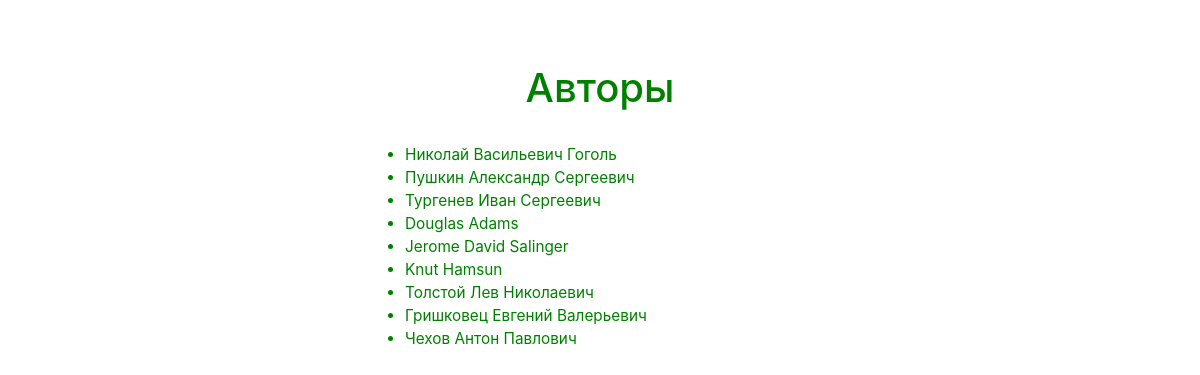
Screenshot of /authors/ with the database file from the repository.
### p_library/models.py (models this page shows, shortened)
class Author(models.Model):
    full_name = models.TextField(verbose_name="ФИО")
    birth_year = models.SmallIntegerField(verbose_name="Год рождения")
    country = models.CharField(max_length=2, verbose_name="Код страны")
    class Meta:
        verbose_name = 'Автор'
        verbose_name_plural = 'Авторы'

### p_library/views.py (the view)
# urls.py: path('authors/', AuthorList.as_view(), name='author_list'),
class AuthorList(ListView):
    model = Author
    template_name = 'authors.html'
    def get_context_data(self, **kwargs):
        context = super(AuthorList, self).get_context_data(**kwargs)
        context['title'] = "Авторы"
        return context

### p_library/templates/authors.html
{% extends 'base.html' %}
{% load crispy_forms_tags %}
{% block content %}
	<ul>
		{% for author in object_list %}
			<li><a href="{{author.id}}/edit">{{ author.full_name }}</a></li>
		{% endfor %}
	</ul>
{% endblock %}

### p_library/static/css/style.css (style rules this page uses)
body { color: green; font-size: 11.5pt; padding: 14px; }
li > a, li > a:hover { color: inherit; }

### rows the page displays
Author: full_name "Николай Васильевич Гоголь"
Author: full_name "Пушкин Александр Сергеевич"
Author: full_name "Тургенев Иван Сергеевич"
Author: full_name "Douglas Adams"
Author: full_name "Jerome David Salinger"
Author: full_name "Knut Hamsun"
Author: full_name "Толстой Лев Николаевич"
Author: full_name "Гришковец Евгений Валерьевич"
Author: full_name "Чехов Антон Павлович"

### other values shown
{{ title }} "Авторы"
